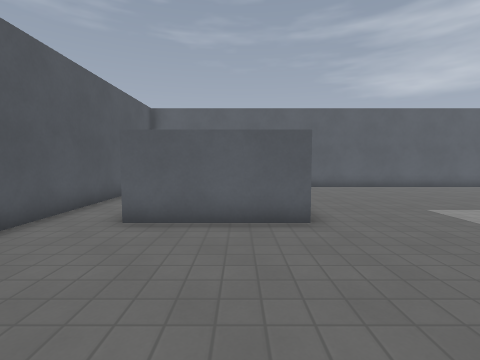
View 1 (above)

19 first-person views from a walk through a level from a Godot 3-D game. The camera is 1.3 m above the floor, tilts 4° down and sees 85° across. The floor is counted in squares, 1 m on a side. Each view is taken from the middle of a square. On the plan, view 1 faces up. The plan holds only what a view shows up to about 13 squares ahead; the rest is blank. The place goes on beyond the plan. Surface patterns are stand-ins for the level's own textures.

View 2
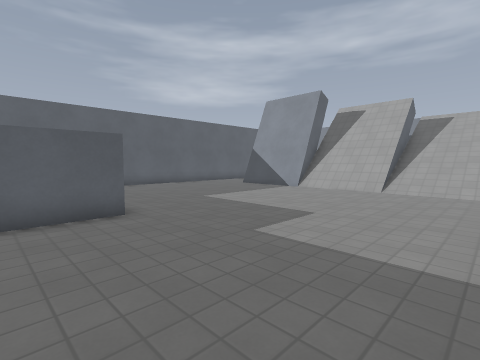

View 3
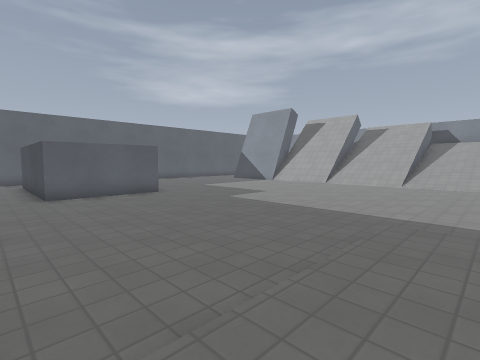

View 4
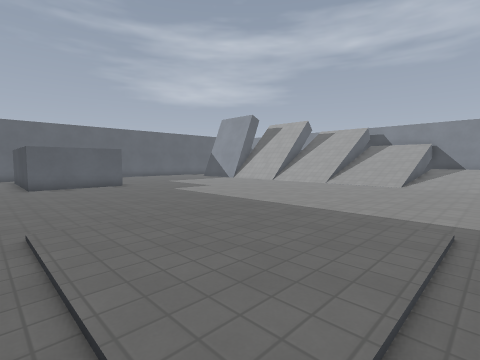

View 5
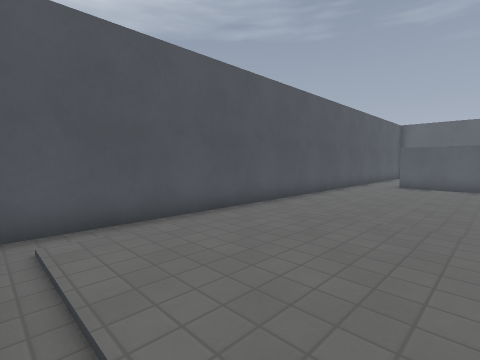

View 6
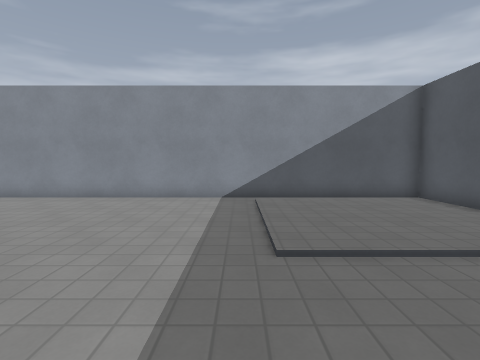

View 7
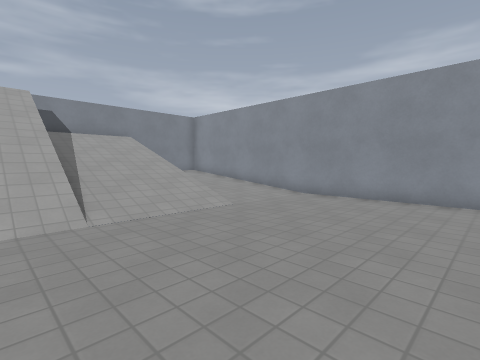

View 8
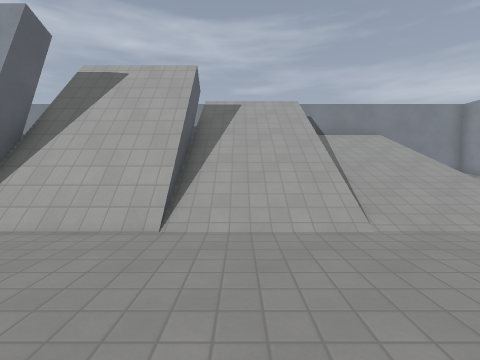

View 9
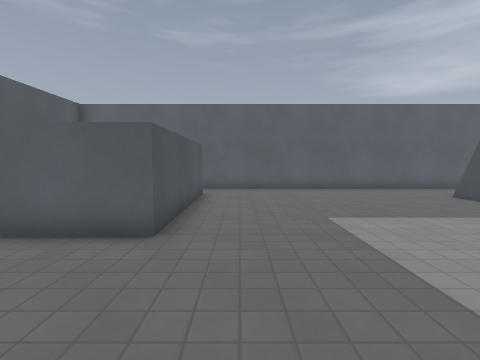

View 10
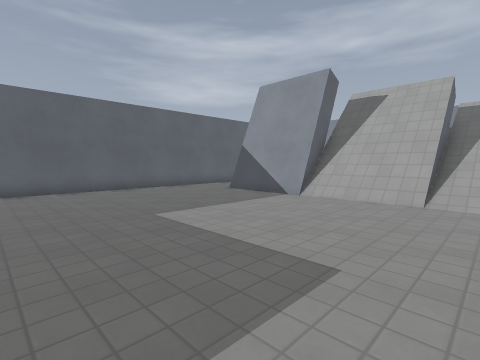

View 11
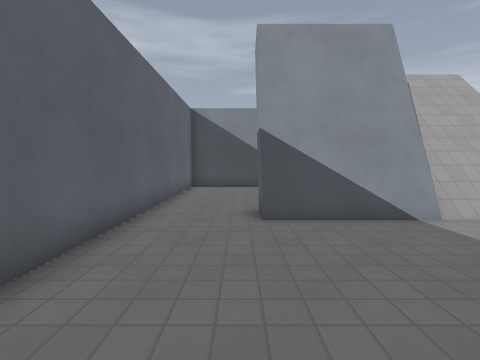

View 12
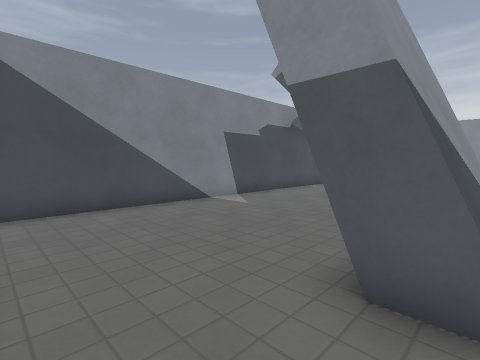

View 13
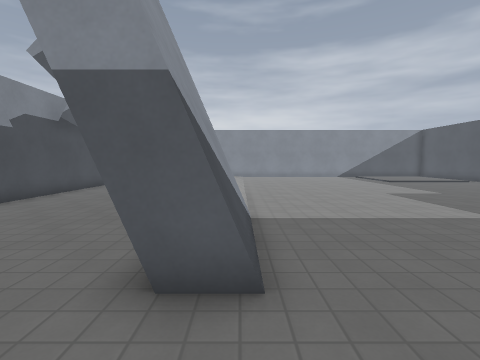

View 14
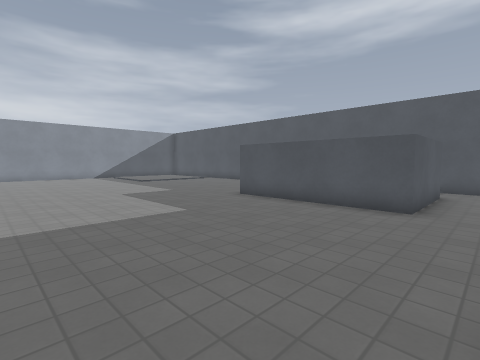

View 15
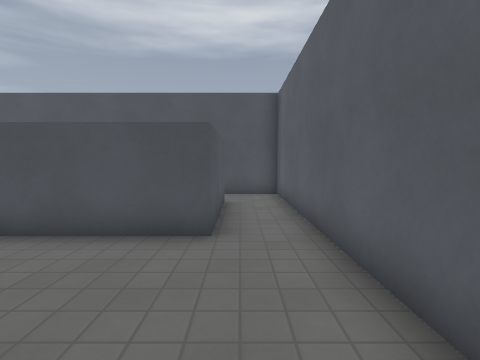

View 16
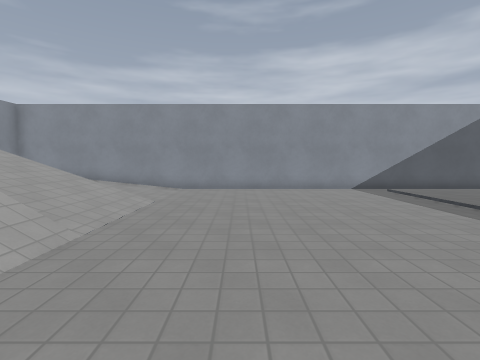

View 17
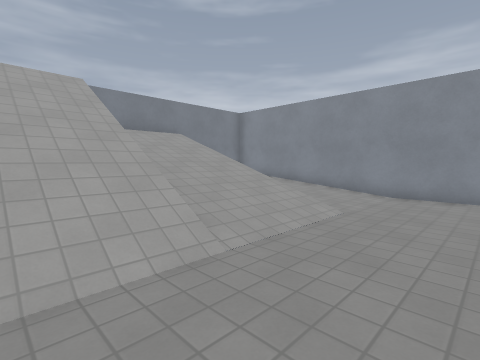

View 18
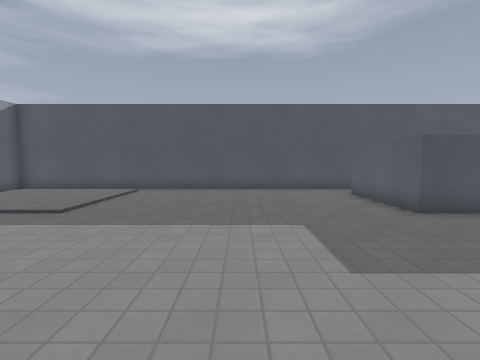

View 19
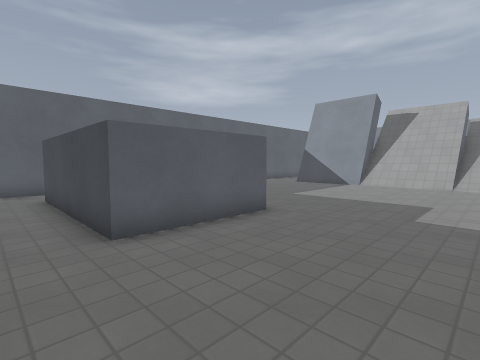

### Floor plan
Key: @ floor where view 1 was taken; # wall or solid block; . main floor; : floor 0.25 m higher than the main floor; + floor 0.5 m higher than the main floor; * floor 0.75 m higher than the main floor; / step, stairs or slope; = window, fence, low wall or low ledge; ^ raised ledge.
Columns run from 5 left of view 1 to 19 right of it. Each row starts with its distance up from view 1.
 14 #########################
 13 #.......................#
 12 #.......................#
 11 #..####.................#
 10 #..#  #.........##......#
  9 #..#  #.........##......#
  8 #..#  #.........##......#
  7 #..#  #.........##......#
  6 #..####.........///=....#
  5 #...............////....#
  4 #...............////....#
  3 #...............///#....#
  2 #.............../////...#
  1 #.............../////...#
  0 #....@........../////...#
 -1 #.............../////..
 -2 #...............////////^
 -3 #...............////////^
 -4 #...............////////^
 -5 #...............////////^
 -6 #................::     #
 -7 #................:::+   #
 -8 #................:::+   #
 -9 #................:::++**#
-10 #########################

Positions as (right, up) in squares from view 1, and headings:
1: (0, 0), facing up
2: (-1, -1), facing up-right
3: (-4, -5), facing up-right
4: (-4, -9), facing up-right
5: (1, -9), facing up-left
6: (2, 0), facing down
7: (5, 0), facing down-right
8: (6, 1), facing right
9: (3, 1), facing up
10: (2, 1), facing up-right
11: (5, 11), facing right
12: (11, 13), facing down-right
13: (11, 13), facing down
14: (9, 13), facing down-left
15: (6, 12), facing left
16: (8, 3), facing down
17: (8, 1), facing down-right
18: (8, 1), facing left
19: (-4, 1), facing up-right
